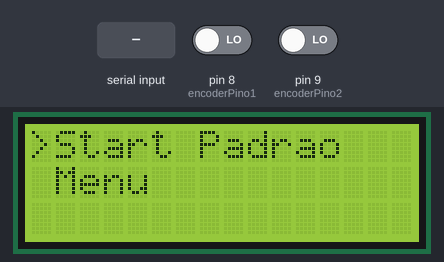
A sketch run on a simulated Arduino Uno, built with avr-gcc and run on an emulated ATmega328P. On the bench: 16×3 character LCD. The inputs (shaded band) are chosen by the test bench; at power-on: pin 8 (encoderPino1) LOW, pin 9 (encoderPino2) LOW. What the sketch prints to the serial monitor is not drawn.

Above: at 1.2 s.
1.3 s: pin 8 (encoderPino1) driven HIGH
At 2.0 s:
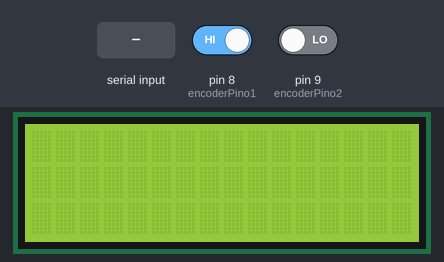
4.3 s: pin 9 (encoderPino2) driven HIGH
At 4.9 s:
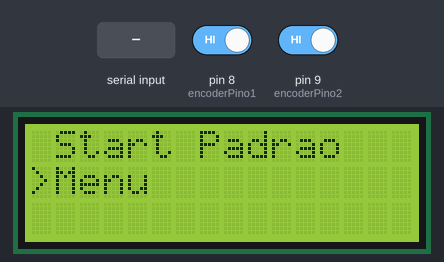
5.8 s: "5" received over Serial
At 6.1 s:
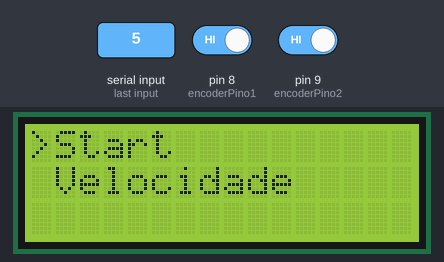
7.3 s: "2" received over Serial
At 8.2 s:
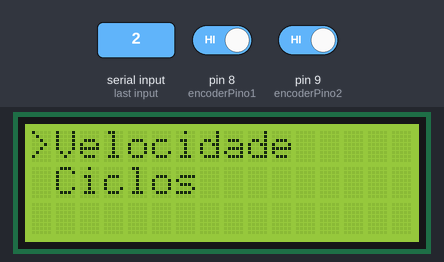
8.8 s: "2" received over Serial
At 9.2 s:
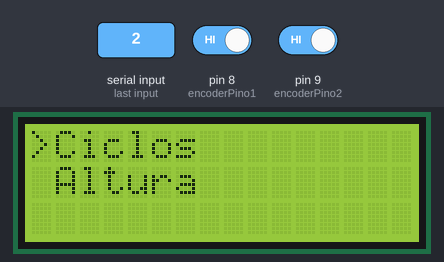
10.3 s: "2" received over Serial
At 11.5 s:
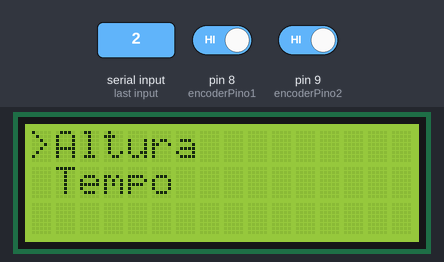
Timing chart, 0 to 12.8 s (numbered marks = the images above; inputs shaded):
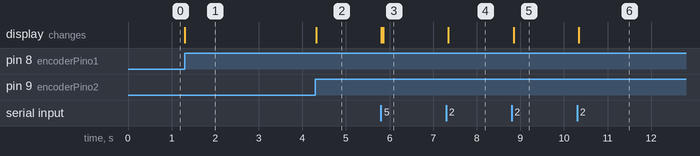

The sketch:

Menu.ino
```cpp
/*IDENTAR TODO CODIGO, ORGANIZAR VARIAVEIS, NOMEA-LAS CORRETAMENTE E FAZER CABEÇALHO EXPLICANDO OQ FAZ O CODIGO*/

// include the library code:
#include <LiquidCrystal.h>

char* menu [] = {"Start Padrao", "Menu"};
char* optionSubMenu [] = {"Start", "Velocidade", "Ciclos", "Altura", "Tempo", "Padrao", "Voltar"};
char* padroes [] = {"Padrão 1",  "Padrão 2", "Padrão 3"};
char* beckers [] = {"Becker 1",  "Becker 2", "Becker 3" , "Becker 4"};
int variavel [] = {1, 2, 3, 4, 5,6,7};
int opt;

int	velocidadeDeFuncionamento = 20; //inicianto variaveis de Funcionamento em valores seguros
int 	tempoDeFuncionamento = 2;
int	ciclosDeFuncionamento = 2;
int	semovido = 0;


const int encoderPino1 = 8; //pinos usados pelo encoder
const int encoderPino2 = 9;
int encoder(); //quando chamado te devolve se ouve rotação pra esquerda(-1) ou pra direita(1) ou 0

String readOption = "Start Padrao";

// initialize the library with the numbers of the interface pins
LiquidCrystal lcd (2, 3, 4, 5, 6, 7);
int linha = 0, option =1;

//adaptado para ler do teclado, substituir por botões
char tecla_pressionada = ' ';
bool voltar;

void setup() {
  // set up the LCD's number of columns and rows:
  Serial.begin(9600);
  lcd.begin(16, 3);

  pinMode(encoderPino1, INPUT);
  pinMode(encoderPino2, INPUT);

}

void loop(){

 	lcd.setCursor(0,linha);
    lcd.print(">");                        //teste da flag sub_menu
    lcd.setCursor(1,0);
    lcd.print(menu[0]);
    lcd.setCursor(1,1);
    lcd.print(menu[1]);

  if(Serial.available()){
      tecla_pressionada = Serial.read();

      if(tecla_pressionada == '5'){ 	//tecla "ENTER"

          if(readOption.equals(menu[0])){	//se cursor estiver na opcao Start programa começa

          	Serial.println("Programa começou");
            delay(3000);
            lcd.clear();
            delay(300);
            tecla_pressionada = ' ';
        }
         if(readOption.equals(menu[1])){	//se cursor estiver na opcao MENU entra na funcao com submenus

          	Serial.println("Submenu");
            voltar = false;
            Submenu(voltar);
            lcd.clear();
            delay(300);
            tecla_pressionada = ' ';
        }

      }
 }
  semovido = encoder();
  if(semovido != 0){
     linha = linha + semovido;
     semovido=0;
     lcd.clear();
	  if(linha>1){
		  linha = 0;
	  }
	  if(linha<0){
		  linha = 1;
	  }
  }

  //atribui a opcao escolhida à linha que esta o cursor
  readOption = menu[linha];


}

void Submenu(bool voltar){

  //melhorar esse trecho, pois repete Star e velocidade 2x
   lcd.clear();
   delay(50);
   lcd.setCursor(0,0);
   lcd.print(">");
   lcd.setCursor(1, 0);
   lcd.print("Start");
   lcd.setCursor(1, 1);
   lcd.print("Velocidade");

  while(!voltar){		//enquanto voltar for falso fica lendo cursor das opcoes

    if(Serial.available()){
      tecla_pressionada = Serial.read();

      Serial.print("tecla: ");
      Serial.println(tecla_pressionada);
      delay(10);

      //Faz as opções do cursos "andar"
      if(tecla_pressionada == '2'){
        lcd.clear();
        lcd.setCursor(0,0);
        lcd.print(">");

        lcd.setCursor(1, 0);
        lcd.print(optionSubMenu[option]);
        Serial.print("Linha 0: ");
        Serial.println(optionSubMenu[option]);

        lcd.setCursor(1, 1);
        lcd.print(optionSubMenu[option+1]);
        Serial.print("Linha 1: ");
        Serial.println(option);

        //verifica qual opção escolhida na primeira linha do menu
		     opt = variavel[option];

          if(option <= 5){
           option++;
          }

          else option =0;
      }

      //verifica em qual opcao setada no cursor (primeira linha) e entra na função
      else if(tecla_pressionada == '5'){

        switch (opt) {

          case 1:
          funcStart();
          delay(50);
          break;

          case 2:
          funcVelocidade();
          delay(50);
          break;

          case 3:
          funcCiclos();
          delay(50);
          break;

          case 4:
          funcAltura();
          delay(50);
          break;

          case 5:
          funcTempo();
          delay(50);
          break;

          case 6:
          funcPadrao();
          delay(50);
          break;

          case 7:
          voltar = true;
          delay(50);
          break;

        default:
          Serial.println("Opcao invalida");
      }
        /*
         Serial.println(optionSubMenu[option]);
        if(variavel.equals(optionSubMenu[option])){		//melhorar a saida do menu...
          Serial.print("escolha submenu: ");
          Serial.println(submenu[0]);
          voltar = true;
          Serial.print("SAIU: ");
          Serial.println(voltar);
        }
        */
      }

      else Serial.println("NONE");


    }
  }
}

void funcStart(){
  Serial.print("Inicia a função START");
  //código para inicializar
}
void funcVelocidade(){
  Serial.print("Inicia a função VELOCIDADE");
  //código para ajuste de velocidade de subida
}
void funcCiclos(){
  Serial.print("Inicia a função CICLOS");
  //código para ajuste de ciclos (quantos beckeres vai estar na mesa?)
}
void funcAltura(){
  Serial.print("Inicia a função ALTURA");
  //código para ajusta de altura de subida e mergulho na solução
}
void funcTempo(){
  Serial.print("Inicia a função TEMPO");
  //código para setar o tempo de exposição em cada solução
}
void funcPadrao(){
  Serial.print("Inicia a função PADRAO");
  //código para setar os diferentes tipos de padrões pre configurados (3 padrões)
}

int encoder() {
  static bool oldEstado1; //estados anteriores dos pinos do encoder
  static bool oldEstado2; //variaveis com o prefixo static tem seus dados mantidos mesmo quando a função acaba
  bool estado1; //novos estados dos pinos
  bool estado2;

  //leitura dos novos estados dos pinos
  estado1 = digitalRead(encoderPino1);
  estado2 = digitalRead(encoderPino2);

  //estados novo e comparado com o antigo
  if(estado1 == oldEstado1){
    if(oldEstado2 == LOW && estado2 == HIGH){
      return 1; //caso rotacao horaria
    }
    if(oldEstado2 == HIGH && estado2 == LOW){
      return -1; //caso rotacao antihoraria
    }
  }
  if(estado2 == oldEstado2){
    if(oldEstado1 == LOW && estado1 == HIGH){
      return 1;
    }
    if(oldEstado1 == HIGH && estado1 == LOW){
      return -1;
    }
  }
  else{
    return 0; //caso sem mudanca de estado
  }

  oldEstado1 = estado1; //estados sao salvos como antigos
  oldEstado2 = estado2;

}
```

Measured:
- after the input at 1.3 s, the display: changes at once (image 1)
- after the input at 4.3 s, the display: changes at once (image 2)
- after the input at 5.8 s, the display: first changes at once (image 3 shows a later state)
- after the input at 7.3 s, the display: changes after 0.05 s (image 4)
- after the input at 8.8 s, the display: changes at once (image 5)
- after the input at 10.3 s, the display: changes at once (image 6)
